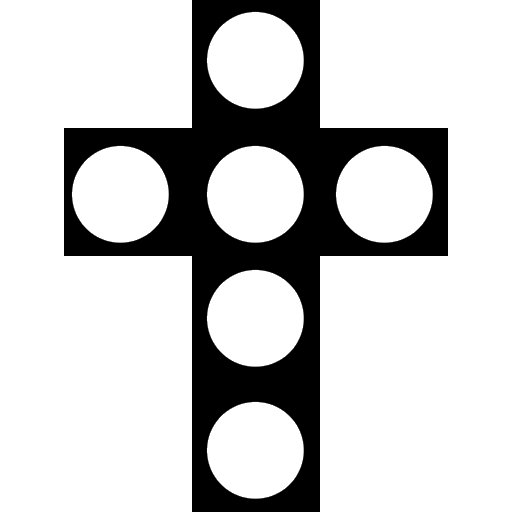
#> input picture inchworm_control/block_simulation/Assets/Textures/smart_block.png, 512 x 512 px
$ python color_convert.py
#> lines starting #> are read from the running program, lines starting #| are printed output that depends on the picture
# Hello, you achieved the deepest and most advanced part of this code. This code is for people who don't have any grahpic design experince.
# It bascially converts the black color in the image to any color you want.
# Use it wisely and with caution.

from PIL import Image

def convert_black_to_color(image_path, tolerance=30):
    # Open the image
#> called with image_path = 'smart_block.png', tolerance = 30
    img = Image.open(image_path)
#> img is the input picture: PIL image 512x512 RGBA; mean R, G, B, A 0.7, 0.7, 0.7, 53.4
    pixels = img.load()

    # Define what we consider as 'almost black'
    def is_almost_black(pixel):
        if len(pixel) == 4:  # If the image has an alpha channel
            r, g, b, a = pixel
            return r < tolerance and g < tolerance and b < tolerance and a == 255
        else:  # No alpha channel
            r, g, b = pixel
            return r < tolerance and g < tolerance and b < tolerance

    # Iterate over the pixels
    for i in range(img.size[0]):
        for j in range(img.size[1]):
            if is_almost_black(pixels[i, j]):
                pixels[i, j] = (0, 0, 255)  # Change to green

    # Save or display the modified image
    img.show()  # This will display the modified image
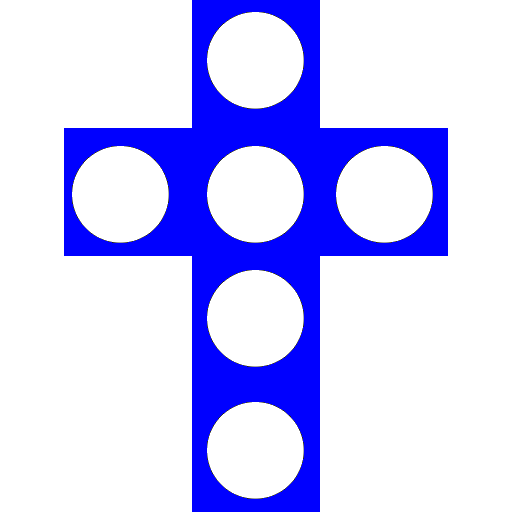
#> shown: PIL image 512x512 RGBA; mean R, G, B, A 0.6, 0.6, 52.7, 53.4; transparent parts drawn white


convert_black_to_color('smart_block.png')
